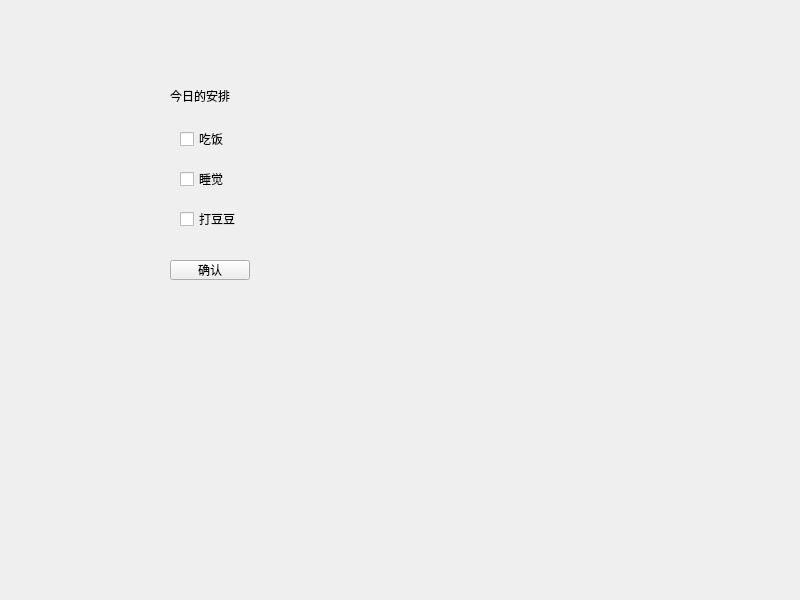
<?xml version="1.0" encoding="UTF-8"?>
<ui version="4.0">
 <class>Widget</class>
 <widget class="QWidget" name="Widget">
  <property name="geometry">
   <rect>
    <x>0</x>
    <y>0</y>
    <width>800</width>
    <height>600</height>
   </rect>
  </property>
  <property name="windowTitle">
   <string>Widget</string>
  </property>
  <widget class="QCheckBox" name="checkBox">
   <property name="geometry">
    <rect>
     <x>180</x>
     <y>130</y>
     <width>73</width>
     <height>18</height>
    </rect>
   </property>
   <property name="text">
    <string>吃饭</string>
   </property>
  </widget>
  <widget class="QCheckBox" name="checkBox_2">
   <property name="geometry">
    <rect>
     <x>180</x>
     <y>170</y>
     <width>73</width>
     <height>18</height>
    </rect>
   </property>
   <property name="text">
    <string>睡觉</string>
   </property>
  </widget>
  <widget class="QCheckBox" name="checkBox_3">
   <property name="geometry">
    <rect>
     <x>180</x>
     <y>210</y>
     <width>73</width>
     <height>18</height>
    </rect>
   </property>
   <property name="text">
    <string>打豆豆</string>
   </property>
  </widget>
  <widget class="QLabel" name="label">
   <property name="geometry">
    <rect>
     <x>170</x>
     <y>80</y>
     <width>81</width>
     <height>31</height>
    </rect>
   </property>
   <property name="text">
    <string>今日的安排</string>
   </property>
  </widget>
  <widget class="QPushButton" name="pushButton">
   <property name="geometry">
    <rect>
     <x>170</x>
     <y>260</y>
     <width>80</width>
     <height>20</height>
    </rect>
   </property>
   <property name="text">
    <string>确认</string>
   </property>
  </widget>
 </widget>
 <resources/>
 <connections/>
</ui>
